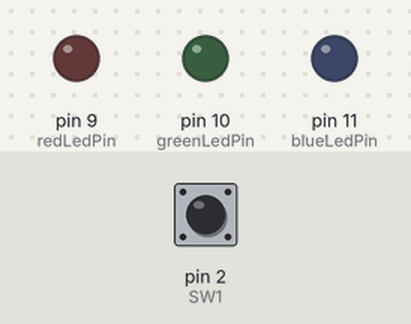
The sketch below on a simulated Arduino Uno, built with avr-gcc and run on an emulated ATmega328P. Shown: output pins drawn as LEDs (lit = HIGH). The test bench sets the inputs (shaded band); at power-on: pin 2 (SW1) HIGH.

Above: at 1.2 s.
1.3 s: pin 2 (SW1) pulled LOW for 0.15 s
At 1.7 s:
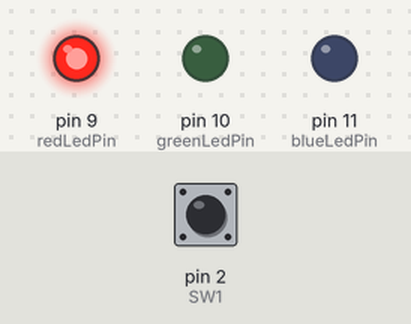
4.4 s: pin 2 (SW1) pulled LOW for 1 s
At 7.7 s:
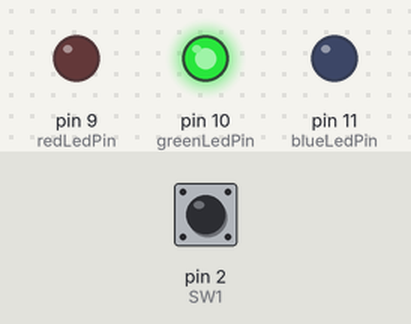
8.4 s: pin 2 (SW1) pulled LOW for 3.2 s
At 13.1 s:
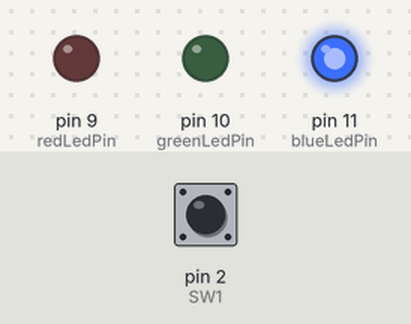
Timing chart, 0 to 14.8 s (numbered marks = the images above; inputs shaded):
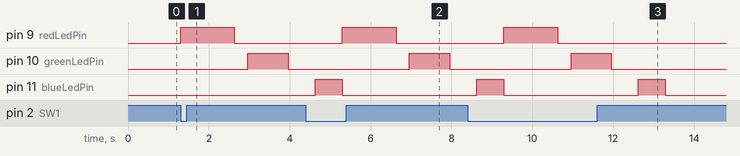

The sketch:

Lab006L3.ino
```cpp
/*
Name:		Lab006L3.ino
Created:	5/30/2018 9:02:06 PM
Author:	chris
*/

int redLedPin = 9;  //The red LED is connected pin 9 of the Arduino.
int greenLedPin = 10;  //The green LED is connected pin 10 of the Arduino.
int blueLedPin = 11;  //The blue LED is connected pin 11 of the Arduino.
int SW1 = 2;    //The SW1 button is connect to pin 2 of the Arduino.

float waitTime = 1000 / 3;

int lightArray[] = { redLedPin, greenLedPin, blueLedPin };
int numLights = sizeof(lightArray) / sizeof(lightArray[0]);

void setup() { //The Setup function runs once.
	pinMode(redLedPin, OUTPUT);  //Setup red LED pin as an output pin.
	pinMode(greenLedPin, OUTPUT);  //Setup blue LED pin as an output pin.
	pinMode(blueLedPin, OUTPUT);  //Setup blue LED pin as an output pin.
	pinMode(SW1, INPUT);  //Setup button1 pin as an input pin.
}

void loop() { //The loop function runs forever.

	if (digitalRead(SW1) == LOW) {
		for (int i = 0; i < numLights; i++) {
			toggleLight(i);
		}
	}

}

void lightsOff() {
	Serial.print("Turning off light ");

	for (int i = 0; i < numLights; i++) {
		digitalWrite(lightArray[i], LOW); //Turn on the red LED.
	}
}

void toggleLight(int light) {

	for (int i = 0; i < numLights; i++) {
		if (i != light) {
			digitalWrite(lightArray[i], LOW); //Turn on the red LED.
		}
		else
		{
			digitalWrite(lightArray[light], HIGH); //Turn on the red LED.
		}
		delay(waitTime);
	}

	delay(waitTime);

	lightsOff();

}
```

Measured:
- after the input at 1.3 s, pin 9 (redLedPin): LOW → HIGH at once, → LOW 1.3 s later; pin 10 (greenLedPin): LOW → HIGH after 1.7 s, → LOW 1.0 s later
- after the input at 4.4 s, pin 9 (redLedPin): LOW → HIGH after 0.90 s, → LOW 1.3 s later; pin 10 (greenLedPin): LOW → HIGH after 2.6 s, → LOW 1.0 s later
- after the input at 8.4 s, pin 9 (redLedPin): LOW → HIGH after 0.89 s, → LOW 1.3 s later; pin 10 (greenLedPin): LOW → HIGH after 2.6 s, → LOW 1.0 s later
- by itself, pin 11 (blueLedPin): alternates HIGH for 0.67 s and LOW for 3.3 s, 4 changes in all, then stays LOW
